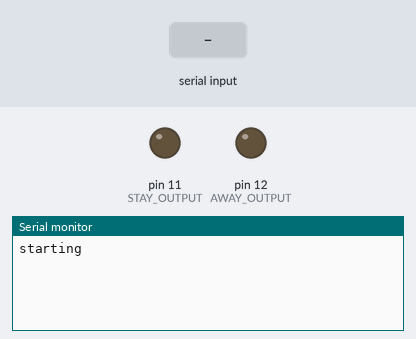
Bench run of a sketch on a simulated Arduino Uno, built with avr-gcc and run on an emulated ATmega328P. Parts: output pins drawn as LEDs (lit = HIGH), the last lines printed to the serial monitor. The test bench sets the inputs (shaded band). No radio packets arrive unless stated.

Above: at 1.2 s.
1.3 s: "A90\n" received over Serial
At 2.5 s:
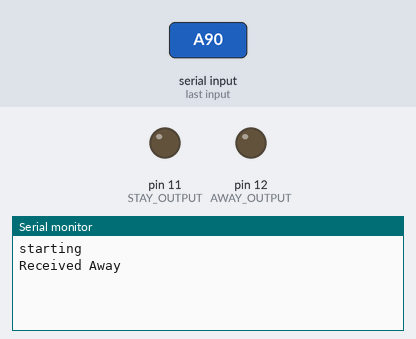
4.3 s: "S90\n" received over Serial
At 5.1 s:
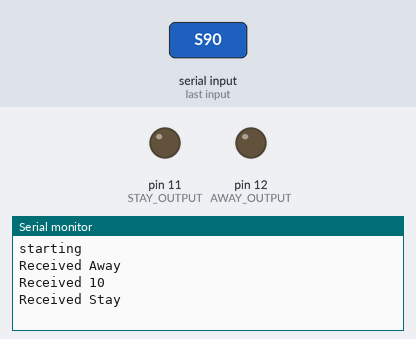

The sketch:

AlarmManager.ino
```cpp
/*
 */
#include <SPI.h>
#include "RadioCommon.h"
#include "nRF24L01.h"
#include "RF24.h"

#define STAY_OUTPUT 11
#define AWAY_OUTPUT 12

int inByte = 0;         // incoming serial byte
int inByte2 = 0;
unsigned long lastContactTime = 0;
unsigned long mirfData;

RF24 radio(2, 3);  // CE, CSN

void setup()
{
  pinMode(STAY_OUTPUT, INPUT);
  digitalWrite(STAY_OUTPUT, LOW);

  pinMode(AWAY_OUTPUT, INPUT);
  digitalWrite(AWAY_OUTPUT, LOW);

  // start serial port at 9600 bps:
  Serial.begin(9600);

  //
  // Setup and configure rf radio
  //

  START_RADIO(radio, RADIO_SERVER);

  Serial.println("starting");

  lastContactTime = millis();
}

void press(int output)
{
  digitalWrite(output, LOW);
  pinMode(output, OUTPUT);
  delay(1500);
  pinMode(output, INPUT);
}

void sendRadioData(int pipe)
{
  radio.stopListening();
  radio.openWritingPipe(pipes[pipe]);
  radio.write((byte *)&mirfData, sizeof(unsigned long));
  radio.startListening();
}

void loop()
{
  // if we get a valid byte, read analog ins:
  if (Serial.available() > 0) {
    // get incoming byte:
    inByte = Serial.read();
    switch (inByte) {
      case 'A':
        Serial.println("Received Away");
        press(AWAY_OUTPUT);
        break;

      case 'S':
        Serial.println("Received Stay");
        press(STAY_OUTPUT);
        break;

      case 'O':
        Serial.println("Received Open");
        inByte = Serial.read();
        mirfData = (inByte - '0') * 10;
        inByte = Serial.read();
        mirfData += (inByte - '0');
        mirfData <<= 8;
        mirfData |= 1;
        sendRadioData(RADIO_DRAPE);
        break;

      case 'C':
        Serial.println("Received Close");
        inByte = Serial.read();
        mirfData = (inByte - '0') * 10;
        inByte = Serial.read();
        mirfData += (inByte - '0');
        mirfData <<= 8;
        mirfData |= 2;
        sendRadioData(RADIO_DRAPE);
        break;

      case 'P':
        Serial.println("Received Panic");
        mirfData = 'P';
        sendRadioData(RADIO_ALARM);
        break;

      case 'M':
        Serial.println("Received Mobile");
        inByte = Serial.read();
        mirfData = (inByte - '0') * 100;
        inByte = Serial.read();
        mirfData += (inByte - '0') * 10;
        inByte = Serial.read();
        mirfData += (inByte - '0');
        mirfData <<= 8;
        mirfData |= 'T';
        sendRadioData(RADIO_MOBILE);
        break;

      case 'R':
        Serial.println("Received Sprinkler");
        mirfData = 'R';
        inByte = Serial.read();
        mirfData |= inByte << 8;
        inByte = Serial.read();
        mirfData |= ((unsigned long)inByte) << 16;
        sendRadioData(RADIO_SPRINKLER);
        break;

      case 'T':
        Serial.println("Received Sprinkler Time");
        inByte2 = Serial.read();
        inByte = Serial.read();
        mirfData = (unsigned long)(inByte - '0') * 1000;
        inByte = Serial.read();
        mirfData += (unsigned long)(inByte - '0') * 100;
        inByte = Serial.read();
        mirfData += (unsigned long)(inByte - '0') * 10;
        inByte = Serial.read();
        mirfData += (unsigned long)(inByte - '0');
        mirfData <<= 16;
        mirfData |= inByte2 << 8;
        mirfData |= 'T';
        sendRadioData(RADIO_SPRINKLER);
        break;

      case 'D':
        Serial.println("Received Sprinkler Disable");
        inByte2 = Serial.read();
        inByte = Serial.read();
        mirfData = (unsigned long)(inByte - '0') * 1000;
        inByte = Serial.read();
        mirfData += (unsigned long)(inByte - '0') * 100;
        inByte = Serial.read();
        mirfData += (unsigned long)(inByte - '0') * 10;
        inByte = Serial.read();
        mirfData += (unsigned long)(inByte - '0');
        mirfData <<= 16;
        mirfData |= inByte2 << 8;
        mirfData |= 'D';
        sendRadioData(RADIO_SPRINKLER);
        break;

      case 'B':
        Serial.println("Received Mobile Bananas");
        mirfData = 'B';
        sendRadioData(RADIO_MOBILE);
        break;

      case 'L':
        Serial.println("Received Light");
        inByte = Serial.read();
        if (inByte == 's') {
          mirfData = 's';
          sendRadioData(RADIO_LIGHTBALL);
        } else if (inByte == 'l') {
          unsigned long brightness = Serial.parseInt();
          mirfData = (brightness << 8) | inByte;
          sendRadioData(RADIO_LIGHTBALL);
        } else if (inByte == 'r') {
          unsigned long brightness = Serial.parseInt();
          mirfData = (brightness << 8) | inByte;
          sendRadioData(RADIO_LIGHTBALL);
        } else if (inByte == 'p') {
          unsigned long brightness = Serial.parseInt();
          mirfData = (brightness << 8) | inByte;
          sendRadioData(RADIO_LIGHTBALL);
        } else if (inByte == 'o' || inByte == 'c') {
          unsigned long steps = Serial.parseInt();
          mirfData = (steps << 8) | inByte;
          sendRadioData(RADIO_LIGHTBALL);
        } else if (inByte == 'R') {
          mirfData = 'R';
          sendRadioData(RADIO_LIGHTBALL);
        }

        break;

      case 'c':
      case 'p':
      {
        char command = inByte == 'c' ? 'M' : 'p';
        unsigned long motorPosition = Serial.parseInt();
        unsigned long motor = motorPosition % 10;
        unsigned long position = motorPosition / 10;
        if (motor < 4) {
          mirfData = (motor << 8) | (position << 16) | command;
          sendRadioData(RADIO_CURTAIN1);
        } else if (motor < 6) {
          mirfData = ((motor-4) << 8) | (position << 16) | command;
          sendRadioData(RADIO_CURTAIN2);
        }

        break;
      }

      case '9':
        mirfData = 'c';
        sendRadioData(RADIO_CURTAIN1);
        sendRadioData(RADIO_CURTAIN2);
        break;

      case '0':
        mirfData = 'o';
        sendRadioData(RADIO_CURTAIN1);
        sendRadioData(RADIO_CURTAIN2);
        break;

      default:
        Serial.print("Received ");
        Serial.println(inByte);
    }

    lastContactTime = millis();
  }

  if (radio.available()) {
    radio.read((byte *)&mirfData, sizeof(unsigned long));
    inByte = mirfData & 0xFF;
    switch(inByte) {
      case 'A':
        Serial.println("Received Alarm");
        break;

      default:
        Serial.print("Received ");
        Serial.println(mirfData);
    }
  }
}
```

Measured:
- after the input at 1.3 s, the serial monitor: prints a new line at once (image 1)
- after the input at 4.3 s, the serial monitor: prints a new line at once (image 2)
